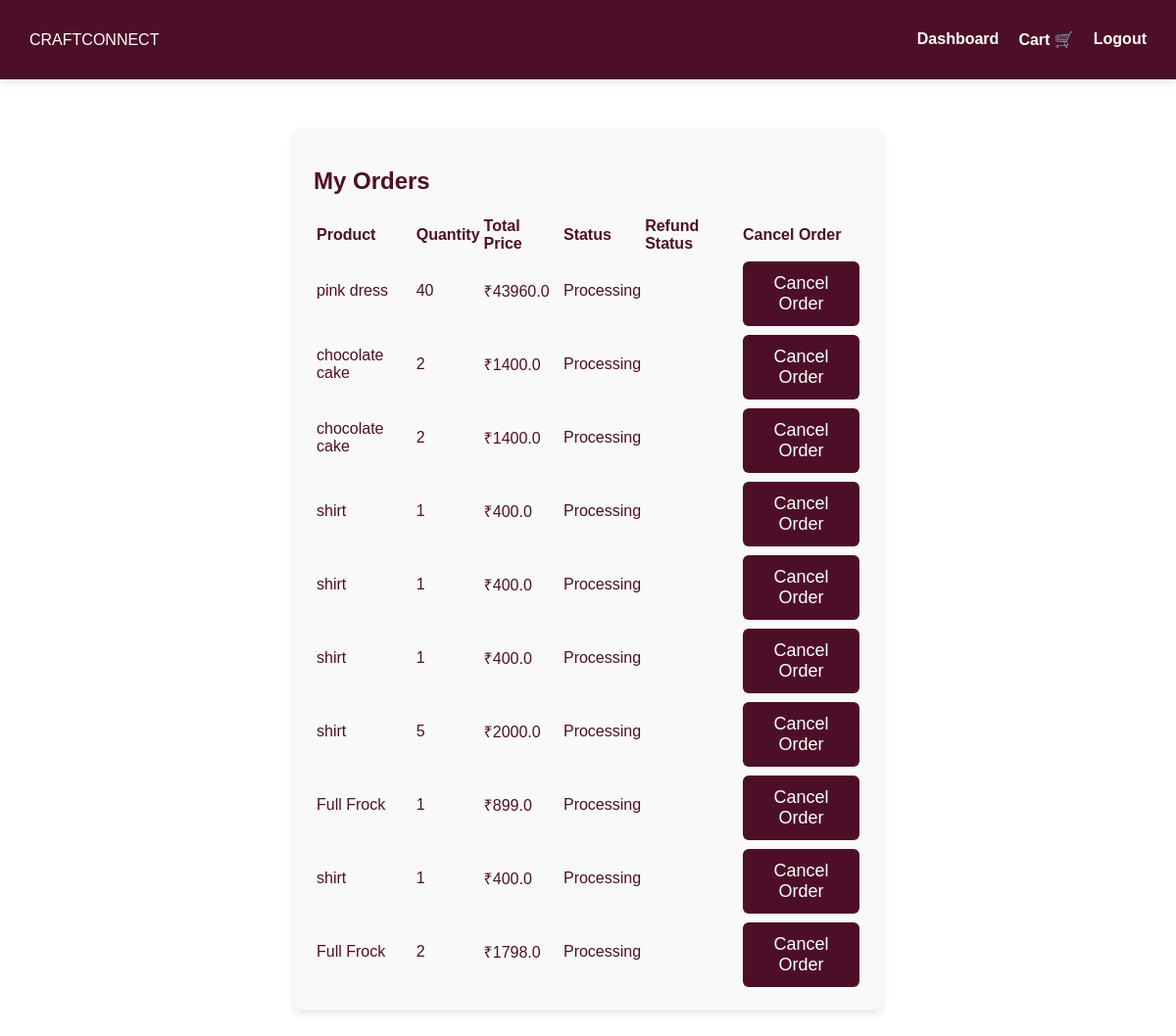
/orders (signed in), run on the app's committed database.
### tables this page shows
CREATE TABLE orders (
            id INTEGER PRIMARY KEY AUTOINCREMENT,
            user_id INTEGER NOT NULL,
            product_id INTEGER NOT NULL,
            quantity INTEGER NOT NULL,
            total_price REAL NOT NULL,
            status TEXT DEFAULT 'Processing',
            order_date TIMESTAMP DEFAULT CURRENT_TIMESTAMP, payment_status TEXT NOT NULL DEFAULT 'COD', address TEXT, phone TEXT, email TEXT, manufacturer_id INTEGER, confirmation_pending INTEGER DEFAULT 0,
            FOREIGN KEY (user_id) REFERENCES users (id),
            FOREIGN KEY (product_id) REFERENCES products (id)
        );

CREATE TABLE products (
            id INTEGER PRIMARY KEY AUTOINCREMENT,
            name TEXT NOT NULL,
            description TEXT NOT NULL,
            price REAL NOT NULL,
            image TEXT NOT NULL,
            manufacturer_id INTEGER, approved INTEGER DEFAULT 0, category TEXT, stock_limit INTEGER DEFAULT NULL, size_chart TEXT,
            FOREIGN KEY (manufacturer_id) REFERENCES users (id)
        );

### app.py (the view)
@app.route('/orders')
def orders():
    if "user_id" not in session:
        return redirect(url_for("login"))
    user_id = session["user_id"]
    conn = sqlite3.connect("craftconnect.db")
    cursor = conn.cursor()
    cursor.execute("""
        SELECT orders.id, products.name, orders.quantity, orders.total_price, orders.status, orders.order_date
        FROM orders
        JOIN products ON orders.product_id = products.id
        WHERE orders.user_id=?
        ORDER BY orders.order_date DESC
    """, (user_id,))
    orders = cursor.fetchall()
    conn.close()
    return render_template("orders.html", orders=orders)

### templates/orders.html (shortened to what this page needs)
<!DOCTYPE html>
<html lang="en">
<head>
    <link rel="stylesheet" href="{{ url_for('static', filename='css/styles.css') }}">
</head>
<body>
    <nav class="navbar">
        <div class="logo">CRAFTCONNECT</div>
        <ul class="nav-links">
            <li><a href="{{ url_for('customer_dashboard') }}">Dashboard</a></li>
            <li><a href="{{ url_for('cart') }}">Cart 🛒</a></li>
            <li><a href="{{ url_for('logout') }}">Logout</a></li>
        </ul>
    </nav>
    <section class="order-container">
        <h2>My Orders</h2>
        {% if orders %}
            <table class="order-table">
                <tr>
                    <th>Product</th>
                    <th>Quantity</th>
                    <th>Total Price</th>
                    <th>Status</th>
                    <th>Refund Status</th>
                    <th>Cancel Order</th>
                </tr>
                {% for order in orders %}
                <tr>
                    <td>{{ order[1] }}</td>
                    <td>{{ order[2] }}</td>
                    <td>₹{{ order[3] }}</td>
                    <td>{{ order[4] }}</td>
                    <td>{{ order[6] }}</td>
                    <td>
                        {% if order[4] == "Processing" %}
                            <form action="{{ url_for('cancel_order', order_id=order[0]) }}" method="POST">
                                <button type="submit" class="cancel-btn">Cancel Order</button>
                            </form>
                        {% else %}
                            <span class="status-disabled">Cannot Cancel</span>
                        {% endif %}
                    </td>
                </tr>
                {% endfor %}
            </table>
        {% else %}
            <p>No orders found.</p>
        {% endif %}
    </section>
</body>
</html>

### static/css/styles.css (style rules this page uses)
body { margin: 0; padding: 0; overflow-x: hidden; font-family: Arial, sans-serif; background: white; color: #4D0F28; min-height: 100vh; box-sizing: border-box; width:100%; max-width: 100%; }
.navbar { display: flex; justify-content: space-between; align-items: center; padding: 15px 30px; background: #4D0F28; color: white; box-shadow: 0px 4px 8px rgba(0, 0, 0, 0.1); max-width: 100%; flex-wrap: wrap; }
.nav-links { list-style: none; display: flex; gap: 20px; }
.nav-links a { text-decoration: none; color: white; font-size: 16px; font-weight: bold; transition: color 0.3s ease; }
* { outline: none; box-sizing: border-box; max-width: 100vw; }
.cancel-btn { background-color: red; color: white; padding: 8px 12px; border: none; cursor: pointer; border-radius: 5px; font-size: 14px; transition: 0.3s ease; }
input, button { width: 100%; padding: 10px; margin-top: 5px; }
.order-container { max-width: 600px; margin: 50px auto; padding: 20px; background-color: #f9f9f9; border-radius: 8px; box-shadow: 0 4px 8px rgba(0, 0, 0, 0.1); text-align: left; }
.order-container button { width: 100%; padding: 12px; background: #4D0F28; color: white; border: none; border-radius: 6px; font-size: 18px; cursor: pointer; transition: background 0.3s ease; }

### data on the page
orders: name "pink dress", quantity "40", total_price "43960.0", status "Processing"
orders: name "chocolate cake", quantity "2", total_price "1400.0", status "Processing"
orders: name "chocolate cake", quantity "2", total_price "1400.0", status "Processing"
orders: name "shirt", quantity "1", total_price "400.0", status "Processing"
orders: name "shirt", quantity "1", total_price "400.0", status "Processing"
orders: name "shirt", quantity "1", total_price "400.0", status "Processing"
orders: name "shirt", quantity "5", total_price "2000.0", status "Processing"
orders: name "Full Frock", quantity "1", total_price "899.0", status "Processing"
orders: name "shirt", quantity "1", total_price "400.0", status "Processing"
orders: name "Full Frock", quantity "2", total_price "1798.0", status "Processing"
